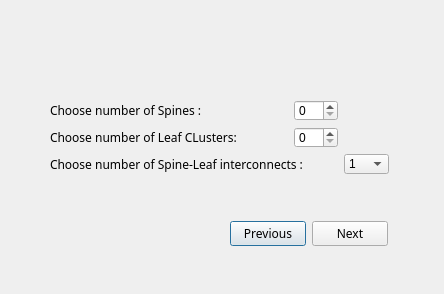
<?xml version="1.0" encoding="UTF-8"?>
<ui version="4.0">
 <class>Dialog</class>
 <widget class="QDialog" name="Dialog">
  <property name="geometry">
   <rect>
    <x>0</x>
    <y>0</y>
    <width>444</width>
    <height>294</height>
   </rect>
  </property>
  <property name="windowTitle">
   <string>Dialog</string>
  </property>
  <widget class="QWidget" name="layoutWidget">
   <property name="geometry">
    <rect>
     <x>50</x>
     <y>100</y>
     <width>339</width>
     <height>74</height>
    </rect>
   </property>
   <layout class="QGridLayout" name="gridLayout">
    <item row="0" column="0" colspan="2">
     <widget class="QLabel" name="label">
      <property name="font">
       <font>
        <family>Microsoft YaHei</family>
        <pointsize>9</pointsize>
       </font>
      </property>
      <property name="text">
       <string>Choose number of Spines :</string>
      </property>
     </widget>
    </item>
    <item row="0" column="2">
     <widget class="QSpinBox" name="spinBox"/>
    </item>
    <item row="1" column="0">
     <widget class="QLabel" name="label_2">
      <property name="font">
       <font>
        <family>Microsoft YaHei</family>
        <pointsize>9</pointsize>
       </font>
      </property>
      <property name="text">
       <string>Choose number of Leaf CLusters:</string>
      </property>
     </widget>
    </item>
    <item row="2" column="0" colspan="3">
     <widget class="QLabel" name="label_3">
      <property name="font">
       <font>
        <family>Microsoft YaHei</family>
        <pointsize>9</pointsize>
       </font>
      </property>
      <property name="text">
       <string>Choose number of Spine-Leaf interconnects :</string>
      </property>
     </widget>
    </item>
    <item row="2" column="3">
     <widget class="QComboBox" name="comboBox">
      <item>
       <property name="text">
        <string>1</string>
       </property>
      </item>
      <item>
       <property name="text">
        <string>2</string>
       </property>
      </item>
      <item>
       <property name="text">
        <string>3</string>
       </property>
      </item>
     </widget>
    </item>
    <item row="1" column="2">
     <widget class="QSpinBox" name="spinBox_2"/>
    </item>
   </layout>
  </widget>
  <widget class="QWidget" name="layoutWidget">
   <property name="geometry">
    <rect>
     <x>230</x>
     <y>220</y>
     <width>158</width>
     <height>27</height>
    </rect>
   </property>
   <property name="font">
    <font>
     <family>Microsoft YaHei</family>
     <pointsize>9</pointsize>
    </font>
   </property>
   <layout class="QHBoxLayout" name="horizontalLayout">
    <item>
     <widget class="QPushButton" name="pushButton_2">
      <property name="font">
       <font>
        <family>Microsoft YaHei</family>
        <pointsize>9</pointsize>
       </font>
      </property>
      <property name="text">
       <string>Previous</string>
      </property>
     </widget>
    </item>
    <item>
     <widget class="QPushButton" name="pushButton">
      <property name="font">
       <font>
        <family>Microsoft YaHei</family>
        <pointsize>9</pointsize>
       </font>
      </property>
      <property name="text">
       <string>Next</string>
      </property>
     </widget>
    </item>
   </layout>
  </widget>
 </widget>
 <resources/>
 <connections/>
</ui>
